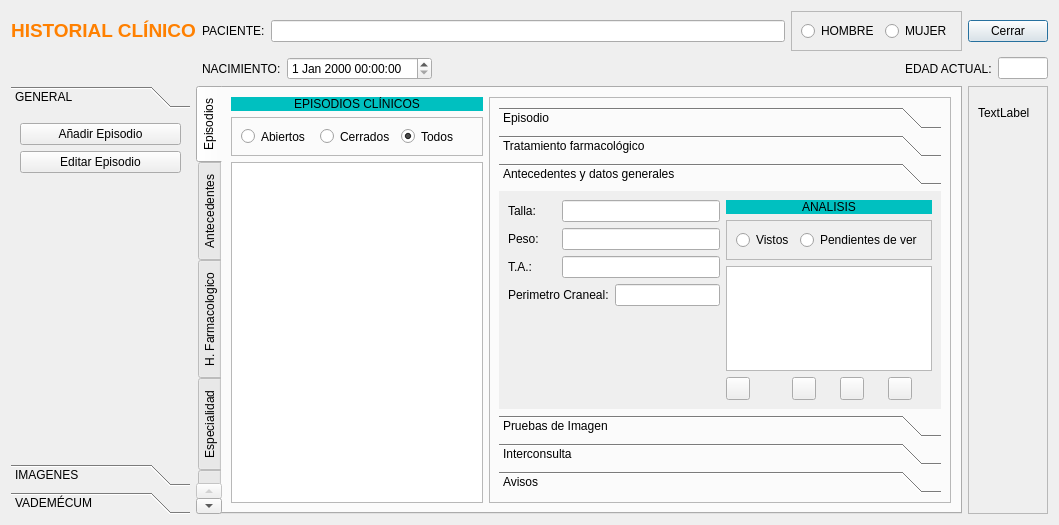
<?xml version="1.0" encoding="UTF-8"?>
<ui version="4.0">
 <class>FrmFichaPaciente</class>
 <widget class="QDialog" name="FrmFichaPaciente">
  <property name="geometry">
   <rect>
    <x>0</x>
    <y>0</y>
    <width>1059</width>
    <height>525</height>
   </rect>
  </property>
  <property name="windowTitle">
   <string>Dialog</string>
  </property>
  <layout class="QGridLayout" name="gridLayout">
   <item row="0" column="3">
    <widget class="QPushButton" name="btnCerrar">
     <property name="text">
      <string>Cerrar</string>
     </property>
     <property name="icon">
      <iconset resource="terra.qrc">
       <normaloff>:/Icons/PNG/Exit.png</normaloff>:/Icons/PNG/Exit.png</iconset>
     </property>
     <property name="iconSize">
      <size>
       <width>24</width>
       <height>24</height>
      </size>
     </property>
    </widget>
   </item>
   <item row="0" column="2">
    <layout class="QHBoxLayout" name="horizontalLayout_3">
     <item>
      <widget class="QLabel" name="label">
       <property name="text">
        <string>PACIENTE:</string>
       </property>
      </widget>
     </item>
     <item>
      <widget class="QLineEdit" name="lineEdit"/>
     </item>
     <item>
      <widget class="QFrame" name="frame">
       <property name="frameShape">
        <enum>QFrame::StyledPanel</enum>
       </property>
       <property name="frameShadow">
        <enum>QFrame::Raised</enum>
       </property>
       <layout class="QHBoxLayout" name="horizontalLayout">
        <item>
         <widget class="QRadioButton" name="radioButton">
          <property name="text">
           <string>HOMBRE</string>
          </property>
         </widget>
        </item>
        <item>
         <widget class="QRadioButton" name="radioButton_2">
          <property name="text">
           <string>MUJER</string>
          </property>
         </widget>
        </item>
       </layout>
      </widget>
     </item>
    </layout>
   </item>
   <item row="2" column="0">
    <widget class="QToolBox" name="toolBox">
     <property name="maximumSize">
      <size>
       <width>214</width>
       <height>16777215</height>
      </size>
     </property>
     <property name="currentIndex">
      <number>0</number>
     </property>
     <widget class="QWidget" name="page">
      <property name="geometry">
       <rect>
        <x>0</x>
        <y>0</y>
        <width>202</width>
        <height>359</height>
       </rect>
      </property>
      <attribute name="label">
       <string>GENERAL</string>
      </attribute>
      <layout class="QVBoxLayout" name="verticalLayout">
       <item>
        <widget class="QPushButton" name="pushButton">
         <property name="text">
          <string>Añadir Episodio</string>
         </property>
         <property name="icon">
          <iconset resource="terra.qrc">
           <normaloff>:/Icons/PNG/add.png</normaloff>:/Icons/PNG/add.png</iconset>
         </property>
         <property name="iconSize">
          <size>
           <width>24</width>
           <height>24</height>
          </size>
         </property>
        </widget>
       </item>
       <item>
        <widget class="QPushButton" name="pushButton_2">
         <property name="text">
          <string>Editar Episodio</string>
         </property>
         <property name="icon">
          <iconset resource="terra.qrc">
           <normaloff>:/Icons/PNG/edit.png</normaloff>:/Icons/PNG/edit.png</iconset>
         </property>
         <property name="iconSize">
          <size>
           <width>24</width>
           <height>24</height>
          </size>
         </property>
        </widget>
       </item>
       <item>
        <spacer name="verticalSpacer">
         <property name="orientation">
          <enum>Qt::Vertical</enum>
         </property>
         <property name="sizeHint" stdset="0">
          <size>
           <width>20</width>
           <height>40</height>
          </size>
         </property>
        </spacer>
       </item>
      </layout>
     </widget>
     <widget class="QWidget" name="page_2">
      <property name="geometry">
       <rect>
        <x>0</x>
        <y>0</y>
        <width>202</width>
        <height>359</height>
       </rect>
      </property>
      <attribute name="label">
       <string>IMAGENES</string>
      </attribute>
     </widget>
     <widget class="QWidget" name="pgeVademecum">
      <property name="geometry">
       <rect>
        <x>0</x>
        <y>0</y>
        <width>202</width>
        <height>359</height>
       </rect>
      </property>
      <attribute name="label">
       <string>VADEMÉCUM</string>
      </attribute>
     </widget>
    </widget>
   </item>
   <item row="1" column="2" colspan="2">
    <layout class="QHBoxLayout" name="horizontalLayout_2">
     <item>
      <widget class="QLabel" name="label_2">
       <property name="text">
        <string>NACIMIENTO:</string>
       </property>
      </widget>
     </item>
     <item>
      <widget class="QDateTimeEdit" name="dateTimeEdit"/>
     </item>
     <item>
      <spacer name="horizontalSpacer">
       <property name="orientation">
        <enum>Qt::Horizontal</enum>
       </property>
       <property name="sizeHint" stdset="0">
        <size>
         <width>40</width>
         <height>20</height>
        </size>
       </property>
      </spacer>
     </item>
     <item>
      <widget class="QLabel" name="label_3">
       <property name="text">
        <string>EDAD ACTUAL:</string>
       </property>
      </widget>
     </item>
     <item>
      <widget class="QLineEdit" name="lineEdit_2">
       <property name="maximumSize">
        <size>
         <width>50</width>
         <height>16777215</height>
        </size>
       </property>
      </widget>
     </item>
    </layout>
   </item>
   <item row="2" column="1" colspan="2">
    <widget class="QTabWidget" name="tabWidget">
     <property name="tabPosition">
      <enum>QTabWidget::West</enum>
     </property>
     <property name="currentIndex">
      <number>0</number>
     </property>
     <widget class="QWidget" name="tab">
      <attribute name="title">
       <string>Episodios</string>
      </attribute>
      <layout class="QGridLayout" name="gridLayout_2">
       <item row="2" column="0">
        <widget class="QTableView" name="tableView"/>
       </item>
       <item row="0" column="0">
        <widget class="QLabel" name="label_4">
         <property name="styleSheet">
          <string notr="true">background-color: rgb(0, 192, 192);</string>
         </property>
         <property name="text">
          <string>EPISODIOS CLÍNICOS</string>
         </property>
         <property name="alignment">
          <set>Qt::AlignCenter</set>
         </property>
        </widget>
       </item>
       <item row="1" column="0">
        <widget class="QFrame" name="frame_4">
         <property name="minimumSize">
          <size>
           <width>0</width>
           <height>23</height>
          </size>
         </property>
         <property name="frameShape">
          <enum>QFrame::StyledPanel</enum>
         </property>
         <property name="frameShadow">
          <enum>QFrame::Raised</enum>
         </property>
         <layout class="QHBoxLayout" name="horizontalLayout_4">
          <item>
           <widget class="QRadioButton" name="radioButton_3">
            <property name="text">
             <string>Abiertos</string>
            </property>
            <property name="checked">
             <bool>false</bool>
            </property>
           </widget>
          </item>
          <item>
           <widget class="QRadioButton" name="radioButton_4">
            <property name="text">
             <string>Cerrados</string>
            </property>
           </widget>
          </item>
          <item>
           <widget class="QRadioButton" name="radioButton_5">
            <property name="text">
             <string>Todos</string>
            </property>
            <property name="checked">
             <bool>true</bool>
            </property>
           </widget>
          </item>
         </layout>
        </widget>
       </item>
       <item row="0" column="1" rowspan="3">
        <widget class="QFrame" name="frame_3">
         <property name="minimumSize">
          <size>
           <width>459</width>
           <height>0</height>
          </size>
         </property>
         <property name="frameShape">
          <enum>QFrame::StyledPanel</enum>
         </property>
         <property name="frameShadow">
          <enum>QFrame::Raised</enum>
         </property>
         <layout class="QGridLayout" name="gridLayout_4">
          <item row="0" column="1">
           <widget class="QToolBox" name="toolBox_2">
            <property name="currentIndex">
             <number>2</number>
            </property>
            <widget class="QWidget" name="page_3">
             <property name="geometry">
              <rect>
               <x>0</x>
               <y>0</y>
               <width>443</width>
               <height>243</height>
              </rect>
             </property>
             <attribute name="label">
              <string>Episodio</string>
             </attribute>
             <layout class="QGridLayout" name="gridLayout_3">
              <item row="0" column="1">
               <widget class="QPushButton" name="pushButton_4">
                <property name="minimumSize">
                 <size>
                  <width>0</width>
                  <height>26</height>
                 </size>
                </property>
                <property name="text">
                 <string>Privatizar Episodio</string>
                </property>
                <property name="icon">
                 <iconset resource="terra.qrc">
                  <normaloff>:/Icons/PNG/cierrecaja.png</normaloff>:/Icons/PNG/cierrecaja.png</iconset>
                </property>
               </widget>
              </item>
              <item row="1" column="0">
               <layout class="QHBoxLayout" name="horizontalLayout_5">
                <item>
                 <widget class="QLabel" name="label_5">
                  <property name="text">
                   <string>Fecha:</string>
                  </property>
                 </widget>
                </item>
                <item>
                 <widget class="QDateEdit" name="dateEdit">
                  <property name="displayFormat">
                   <string>dd/MM/yyyy</string>
                  </property>
                  <property name="calendarPopup">
                   <bool>true</bool>
                  </property>
                 </widget>
                </item>
               </layout>
              </item>
              <item row="1" column="1">
               <layout class="QHBoxLayout" name="horizontalLayout_6">
                <item>
                 <widget class="QLabel" name="label_7">
                  <property name="text">
                   <string>CIE:</string>
                  </property>
                 </widget>
                </item>
                <item>
                 <widget class="QPushButton" name="pushButton_3">
                  <property name="text">
                   <string/>
                  </property>
                  <property name="icon">
                   <iconset resource="terra.qrc">
                    <normaloff>:/Icons/PNG/search.png</normaloff>:/Icons/PNG/search.png</iconset>
                  </property>
                 </widget>
                </item>
                <item>
                 <widget class="QLineEdit" name="txtCIE"/>
                </item>
               </layout>
              </item>
              <item row="2" column="0" colspan="2">
               <widget class="QTextEdit" name="txtEpisodio"/>
              </item>
             </layout>
            </widget>
            <widget class="QWidget" name="page_4">
             <property name="geometry">
              <rect>
               <x>0</x>
               <y>0</y>
               <width>443</width>
               <height>243</height>
              </rect>
             </property>
             <attribute name="label">
              <string>Tratamiento farmacológico</string>
             </attribute>
             <layout class="QGridLayout" name="gridLayout_7">
              <item row="0" column="0">
               <layout class="QGridLayout" name="gridLayout_6">
                <item row="2" column="2">
                 <widget class="QToolButton" name="toolButton_3">
                  <property name="toolTip">
                   <string>Documentación Fármaco</string>
                  </property>
                  <property name="text">
                   <string/>
                  </property>
                  <property name="icon">
                   <iconset resource="terra.qrc">
                    <normaloff>:/Icons/PNG/Pills.png</normaloff>:/Icons/PNG/Pills.png</iconset>
                  </property>
                 </widget>
                </item>
                <item row="2" column="1">
                 <widget class="QToolButton" name="toolButton_2">
                  <property name="toolTip">
                   <string>Borrar Farmacología</string>
                  </property>
                  <property name="text">
                   <string/>
                  </property>
                  <property name="icon">
                   <iconset resource="terra.qrc">
                    <normaloff>:/Icons/PNG/delete.png</normaloff>:/Icons/PNG/delete.png</iconset>
                  </property>
                 </widget>
                </item>
                <item row="2" column="0">
                 <widget class="QToolButton" name="toolButton">
                  <property name="toolTip">
                   <string>Nuevo fármaco</string>
                  </property>
                  <property name="text">
                   <string/>
                  </property>
                  <property name="icon">
                   <iconset resource="terra.qrc">
                    <normaloff>:/Icons/PNG/add.png</normaloff>:/Icons/PNG/add.png</iconset>
                  </property>
                 </widget>
                </item>
                <item row="2" column="3">
                 <spacer name="horizontalSpacer_2">
                  <property name="orientation">
                   <enum>Qt::Horizontal</enum>
                  </property>
                  <property name="sizeHint" stdset="0">
                   <size>
                    <width>40</width>
                    <height>20</height>
                   </size>
                  </property>
                 </spacer>
                </item>
                <item row="1" column="0" colspan="4">
                 <widget class="QListWidget" name="listWidget"/>
                </item>
                <item row="0" column="0" colspan="4">
                 <widget class="QLabel" name="label_11">
                  <property name="styleSheet">
                   <string notr="true">background-color: rgb(0, 192, 192);</string>
                  </property>
                  <property name="text">
                   <string>MEDICAMENTOS</string>
                  </property>
                  <property name="alignment">
                   <set>Qt::AlignCenter</set>
                  </property>
                 </widget>
                </item>
               </layout>
              </item>
              <item row="0" column="1">
               <layout class="QGridLayout" name="gridLayout_5">
                <item row="0" column="0">
                 <widget class="QLabel" name="label_8">
                  <property name="text">
                   <string>Inicio tratamiento:</string>
                  </property>
                 </widget>
                </item>
                <item row="0" column="1">
                 <widget class="QDateEdit" name="dateEdit_2">
                  <property name="displayFormat">
                   <string>dd/MM/yyyy</string>
                  </property>
                  <property name="calendarPopup">
                   <bool>true</bool>
                  </property>
                 </widget>
                </item>
                <item row="1" column="0">
                 <widget class="QLabel" name="label_9">
                  <property name="text">
                   <string>Posología recomendada:</string>
                  </property>
                 </widget>
                </item>
                <item row="1" column="1">
                 <widget class="QLineEdit" name="lineEdit_3"/>
                </item>
                <item row="2" column="0">
                 <widget class="QLabel" name="label_10">
                  <property name="maximumSize">
                   <size>
                    <width>16777215</width>
                    <height>15</height>
                   </size>
                  </property>
                  <property name="text">
                   <string>Comentarios:</string>
                  </property>
                 </widget>
                </item>
                <item row="3" column="0" colspan="2">
                 <widget class="QTextEdit" name="textEdit"/>
                </item>
               </layout>
              </item>
             </layout>
            </widget>
            <widget class="QWidget" name="page_5">
             <property name="geometry">
              <rect>
               <x>0</x>
               <y>0</y>
               <width>445</width>
               <height>243</height>
              </rect>
             </property>
             <attribute name="label">
              <string>Antecedentes y datos generales</string>
             </attribute>
             <layout class="QGridLayout" name="gridLayout_10">
              <item row="0" column="0">
               <layout class="QGridLayout" name="gridLayout_9">
                <item row="0" column="0">
                 <widget class="QLabel" name="label_13">
                  <property name="text">
                   <string>Talla:</string>
                  </property>
                 </widget>
                </item>
                <item row="0" column="1" colspan="2">
                 <widget class="QLineEdit" name="lineEdit_4"/>
                </item>
                <item row="1" column="0">
                 <widget class="QLabel" name="label_14">
                  <property name="text">
                   <string>Peso:</string>
                  </property>
                 </widget>
                </item>
                <item row="1" column="1" colspan="2">
                 <widget class="QLineEdit" name="lineEdit_5"/>
                </item>
                <item row="2" column="0">
                 <widget class="QLabel" name="label_15">
                  <property name="text">
                   <string>T.A.:</string>
                  </property>
                 </widget>
                </item>
                <item row="2" column="1" colspan="2">
                 <widget class="QLineEdit" name="lineEdit_6"/>
                </item>
                <item row="3" column="0" colspan="2">
                 <widget class="QLabel" name="label_16">
                  <property name="text">
                   <string>Perimetro Craneal:</string>
                  </property>
                 </widget>
                </item>
                <item row="3" column="2">
                 <widget class="QLineEdit" name="lineEdit_7"/>
                </item>
               </layout>
              </item>
              <item row="0" column="1" rowspan="2">
               <layout class="QGridLayout" name="gridLayout_8">
                <item row="0" column="0" colspan="4">
                 <widget class="QLabel" name="label_12">
                  <property name="styleSheet">
                   <string notr="true">background-color: rgb(0, 192, 192);</string>
                  </property>
                  <property name="text">
                   <string>ANALISIS</string>
                  </property>
                  <property name="alignment">
                   <set>Qt::AlignCenter</set>
                  </property>
                 </widget>
                </item>
                <item row="1" column="0" colspan="4">
                 <widget class="QFrame" name="frame_5">
                  <property name="frameShape">
                   <enum>QFrame::StyledPanel</enum>
                  </property>
                  <property name="frameShadow">
                   <enum>QFrame::Raised</enum>
                  </property>
                  <layout class="QHBoxLayout" name="horizontalLayout_7">
                   <item>
                    <widget class="QRadioButton" name="radioButton_6">
                     <property name="text">
                      <string>Vistos</string>
                     </property>
                     <property name="checked">
                      <bool>false</bool>
                     </property>
                    </widget>
                   </item>
                   <item>
                    <widget class="QRadioButton" name="radioButton_7">
                     <property name="text">
                      <string>Pendientes de ver</string>
                     </property>
                     <property name="checked">
                      <bool>false</bool>
                     </property>
                    </widget>
                   </item>
                  </layout>
                 </widget>
                </item>
                <item row="2" column="0" colspan="4">
                 <widget class="QColumnView" name="columnView"/>
                </item>
                <item row="3" column="0">
                 <widget class="QToolButton" name="toolButton_4">
                  <property name="toolTip">
                   <string>Añadir tratamiento</string>
                  </property>
                  <property name="text">
                   <string/>
                  </property>
                  <property name="icon">
                   <iconset resource="terra.qrc">
                    <normaloff>:/Icons/PNG/add.png</normaloff>:/Icons/PNG/add.png</iconset>
                  </property>
                 </widget>
                </item>
                <item row="3" column="1">
                 <widget class="QToolButton" name="toolButton_5">
                  <property name="toolTip">
                   <string>Borrar Tratamiento (Requiere contraseña de administrador)</string>
                  </property>
                  <property name="text">
                   <string/>
                  </property>
                  <property name="icon">
                   <iconset resource="terra.qrc">
                    <normaloff>:/Icons/PNG/delete.png</normaloff>:/Icons/PNG/delete.png</iconset>
                  </property>
                 </widget>
                </item>
                <item row="3" column="2">
                 <widget class="QToolButton" name="toolButton_6">
                  <property name="toolTip">
                   <string>Ver Analisis</string>
                  </property>
                  <property name="text">
                   <string/>
                  </property>
                  <property name="icon">
                   <iconset resource="terra.qrc">
                    <normaloff>:/Icons/PNG/TestTubes.png</normaloff>:/Icons/PNG/TestTubes.png</iconset>
                  </property>
                 </widget>
                </item>
                <item row="3" column="3">
                 <widget class="QToolButton" name="toolButton_7">
                  <property name="toolTip">
                   <string>Importar Analisis</string>
                  </property>
                  <property name="text">
                   <string/>
                  </property>
                  <property name="icon">
                   <iconset resource="terra.qrc">
                    <normaloff>:/Icons/PNG/importar.png</normaloff>:/Icons/PNG/importar.png</iconset>
                  </property>
                 </widget>
                </item>
               </layout>
              </item>
              <item row="1" column="0">
               <spacer name="verticalSpacer_2">
                <property name="orientation">
                 <enum>Qt::Vertical</enum>
                </property>
                <property name="sizeHint" stdset="0">
                 <size>
                  <width>20</width>
                  <height>122</height>
                 </size>
                </property>
               </spacer>
              </item>
             </layout>
            </widget>
            <widget class="QWidget" name="page_6">
             <property name="geometry">
              <rect>
               <x>0</x>
               <y>0</y>
               <width>443</width>
               <height>243</height>
              </rect>
             </property>
             <attribute name="label">
              <string>Pruebas de Imagen</string>
             </attribute>
             <layout class="QGridLayout" name="gridLayout_12">
              <item row="0" column="0">
               <widget class="QLabel" name="label_18">
                <property name="text">
                 <string/>
                </property>
                <property name="pixmap">
                 <pixmap resource="terra.qrc">:/Icons/jpg/rx.jpg</pixmap>
                </property>
               </widget>
              </item>
              <item row="0" column="1">
               <layout class="QGridLayout" name="gridLayout_11">
                <item row="0" column="0" colspan="4">
                 <widget class="QLabel" name="label_17">
                  <property name="styleSheet">
                   <string notr="true">background-color: rgb(0, 192, 192);</string>
                  </property>
                  <property name="text">
                   <string>REGISTRO DE PRUEBAS DE IMÁGEN</string>
                  </property>
                  <property name="alignment">
                   <set>Qt::AlignCenter</set>
                  </property>
                 </widget>
                </item>
                <item row="1" column="0" colspan="4">
                 <widget class="QFrame" name="frame_6">
                  <property name="frameShape">
                   <enum>QFrame::StyledPanel</enum>
                  </property>
                  <property name="frameShadow">
                   <enum>QFrame::Raised</enum>
                  </property>
                  <layout class="QHBoxLayout" name="horizontalLayout_8">
                   <item>
                    <widget class="QRadioButton" name="radioButton_8">
                     <property name="text">
                      <string>Vistos</string>
                     </property>
                     <property name="checked">
                      <bool>false</bool>
                     </property>
                    </widget>
                   </item>
                   <item>
                    <widget class="QRadioButton" name="radioButton_9">
                     <property name="text">
                      <string>Pendientes de ver</string>
                     </property>
                     <property name="checked">
                      <bool>false</bool>
                     </property>
                    </widget>
                   </item>
                  </layout>
                 </widget>
                </item>
                <item row="2" column="0" colspan="4">
                 <widget class="QColumnView" name="columnView_2"/>
                </item>
                <item row="3" column="0">
                 <widget class="QToolButton" name="toolButton_8">
                  <property name="toolTip">
                   <string>Añadir tratamiento</string>
                  </property>
                  <property name="text">
                   <string/>
                  </property>
                  <property name="icon">
                   <iconset resource="terra.qrc">
                    <normaloff>:/Icons/PNG/add.png</normaloff>:/Icons/PNG/add.png</iconset>
                  </property>
                 </widget>
                </item>
                <item row="3" column="1">
                 <widget class="QToolButton" name="toolButton_9">
                  <property name="toolTip">
                   <string>Borrar Tratamiento (Requiere contraseña de administrador)</string>
                  </property>
                  <property name="text">
                   <string/>
                  </property>
                  <property name="icon">
                   <iconset resource="terra.qrc">
                    <normaloff>:/Icons/PNG/delete.png</normaloff>:/Icons/PNG/delete.png</iconset>
                  </property>
                 </widget>
                </item>
                <item row="3" column="2">
                 <widget class="QToolButton" name="toolButton_10">
                  <property name="toolTip">
                   <string>Ver Imagen</string>
                  </property>
                  <property name="text">
                   <string/>
                  </property>
                  <property name="icon">
                   <iconset resource="terra.qrc">
                    <normaloff>:/Icons/PNG/XRay.png</normaloff>:/Icons/PNG/XRay.png</iconset>
                  </property>
                 </widget>
                </item>
                <item row="3" column="3">
                 <widget class="QToolButton" name="toolButton_11">
                  <property name="toolTip">
                   <string>Importar Analisis</string>
                  </property>
                  <property name="text">
                   <string/>
                  </property>
                  <property name="icon">
                   <iconset resource="terra.qrc">
                    <normaloff>:/Icons/PNG/importar.png</normaloff>:/Icons/PNG/importar.png</iconset>
                  </property>
                 </widget>
                </item>
               </layout>
              </item>
             </layout>
            </widget>
            <widget class="QWidget" name="page_7">
             <property name="geometry">
              <rect>
               <x>0</x>
               <y>-55</y>
               <width>430</width>
               <height>298</height>
              </rect>
             </property>
             <attribute name="label">
              <string>Interconsulta</string>
             </attribute>
             <layout class="QGridLayout" name="gridLayout_15">
              <item row="0" column="0" colspan="2">
               <widget class="QFrame" name="frame_8">
                <property name="frameShape">
                 <enum>QFrame::StyledPanel</enum>
                </property>
                <property name="frameShadow">
                 <enum>QFrame::Raised</enum>
                </property>
                <layout class="QGridLayout" name="gridLayout_14">
                 <item row="0" column="0">
                  <widget class="QLabel" name="label_22">
                   <property name="text">
                    <string>Derivar a Dr/a:</string>
                   </property>
                  </widget>
                 </item>
                 <item row="0" column="1" colspan="3">
                  <widget class="QLineEdit" name="lineEdit_8"/>
                 </item>
                 <item row="1" column="0" colspan="2">
                  <widget class="QLabel" name="label_23">
                   <property name="text">
                    <string>Motivo interconsulta:</string>
                   </property>
                  </widget>
                 </item>
                 <item row="1" column="2">
                  <widget class="QComboBox" name="comboBox"/>
                 </item>
                 <item row="1" column="3">
                  <widget class="QToolButton" name="toolButton_16">
                   <property name="toolTip">
                    <string>&lt;html&gt;&lt;head/&gt;&lt;body&gt;&lt;p&gt;Añadir motivo interconsulta&lt;/p&gt;&lt;/body&gt;&lt;/html&gt;</string>
                   </property>
                   <property name="text">
                    <string/>
                   </property>
                   <property name="icon">
                    <iconset resource="terra.qrc">
                     <normaloff>:/Icons/PNG/add.png</normaloff>:/Icons/PNG/add.png</iconset>
                   </property>
                  </widget>
                 </item>
                </layout>
               </widget>
              </item>
              <item row="1" column="0">
               <layout class="QVBoxLayout" name="verticalLayout_2">
                <item>
                 <widget class="QLabel" name="label_20">
                  <property name="text">
                   <string>Petición</string>
                  </property>
                 </widget>
                </item>
                <item>
                 <widget class="QTextEdit" name="textEdit_2"/>
                </item>
                <item>
                 <widget class="QLabel" name="label_21">
                  <property name="text">
                   <string>Respuesta</string>
                  </property>
                 </widget>
                </item>
                <item>
                 <widget class="QTextEdit" name="textEdit_3"/>
                </item>
               </layout>
              </item>
              <item row="1" column="1">
               <layout class="QGridLayout" name="gridLayout_13">
                <item row="3" column="0">
                 <widget class="QToolButton" name="toolButton_12">
                  <property name="toolTip">
                   <string>Añadir tratamiento</string>
                  </property>
                  <property name="text">
                   <string/>
                  </property>
                  <property name="icon">
                   <iconset resource="terra.qrc">
                    <normaloff>:/Icons/PNG/add.png</normaloff>:/Icons/PNG/add.png</iconset>
                  </property>
                 </widget>
                </item>
                <item row="3" column="3">
                 <widget class="QToolButton" name="toolButton_15">
                  <property name="toolTip">
                   <string>Importar Analisis</string>
                  </property>
                  <property name="text">
                   <string/>
                  </property>
                  <property name="icon">
                   <iconset resource="terra.qrc">
                    <normaloff>:/Icons/PNG/importar.png</normaloff>:/Icons/PNG/importar.png</iconset>
                  </property>
                 </widget>
                </item>
                <item row="0" column="0" colspan="4">
                 <widget class="QLabel" name="label_19">
                  <property name="styleSheet">
                   <string notr="true">background-color: rgb(0, 192, 192);</string>
                  </property>
                  <property name="text">
                   <string>INTERCONSULTAS</string>
                  </property>
                  <property name="alignment">
                   <set>Qt::AlignCenter</set>
                  </property>
                 </widget>
                </item>
                <item row="3" column="2">
                 <widget class="QToolButton" name="toolButton_14">
                  <property name="toolTip">
                   <string>Ver Analisis</string>
                  </property>
                  <property name="text">
                   <string/>
                  </property>
                  <property name="icon">
                   <iconset resource="terra.qrc">
                    <normaloff>:/Icons/PNG/TestTubes.png</normaloff>:/Icons/PNG/TestTubes.png</iconset>
                  </property>
                 </widget>
                </item>
                <item row="1" column="0" colspan="4">
                 <widget class="QFrame" name="frame_7">
                  <property name="frameShape">
                   <enum>QFrame::StyledPanel</enum>
                  </property>
                  <property name="frameShadow">
                   <enum>QFrame::Raised</enum>
                  </property>
                  <layout class="QHBoxLayout" name="horizontalLayout_9">
                   <item>
                    <widget class="QRadioButton" name="radioButton_10">
                     <property name="text">
                      <string>Vistos</string>
                     </property>
                     <property name="checked">
                      <bool>false</bool>
                     </property>
                    </widget>
                   </item>
                   <item>
                    <widget class="QRadioButton" name="radioButton_11">
                     <property name="text">
                      <string>Pendientes de ver</string>
                     </property>
                     <property name="checked">
                      <bool>false</bool>
                     </property>
                    </widget>
                   </item>
                  </layout>
                 </widget>
                </item>
                <item row="2" column="0" colspan="4">
                 <widget class="QColumnView" name="columnView_3"/>
                </item>
                <item row="3" column="1">
                 <widget class="QToolButton" name="toolButton_13">
                  <property name="toolTip">
                   <string>Borrar Tratamiento (Requiere contraseña de administrador)</string>
                  </property>
                  <property name="text">
                   <string/>
                  </property>
                  <property name="icon">
                   <iconset resource="terra.qrc">
                    <normaloff>:/Icons/PNG/delete.png</normaloff>:/Icons/PNG/delete.png</iconset>
                  </property>
                 </widget>
                </item>
               </layout>
              </item>
             </layout>
            </widget>
            <widget class="QWidget" name="page_8">
             <property name="geometry">
              <rect>
               <x>0</x>
               <y>0</y>
               <width>445</width>
               <height>243</height>
              </rect>
             </property>
             <attribute name="label">
              <string>Avisos</string>
             </attribute>
             <layout class="QGridLayout" name="gridLayout_18">
              <item row="0" column="0">
               <layout class="QGridLayout" name="gridLayout_16">
                <item row="1" column="0" colspan="3">
                 <widget class="QColumnView" name="columnView_4"/>
                </item>
                <item row="2" column="1">
                 <widget class="QToolButton" name="toolButton_20">
                  <property name="toolTip">
                   <string>Borrar Tratamiento (Requiere contraseña de administrador)</string>
                  </property>
                  <property name="text">
                   <string/>
                  </property>
                  <property name="icon">
                   <iconset resource="terra.qrc">
                    <normaloff>:/Icons/PNG/delete.png</normaloff>:/Icons/PNG/delete.png</iconset>
                  </property>
                 </widget>
                </item>
                <item row="0" column="0" colspan="3">
                 <widget class="QLabel" name="label_24">
                  <property name="styleSheet">
                   <string notr="true">background-color: rgb(0, 192, 192);</string>
                  </property>
                  <property name="text">
                   <string>AVISOS</string>
                  </property>
                  <property name="alignment">
                   <set>Qt::AlignCenter</set>
                  </property>
                 </widget>
                </item>
                <item row="2" column="0">
                 <widget class="QToolButton" name="toolButton_17">
                  <property name="toolTip">
                   <string>Añadir tratamiento</string>
                  </property>
                  <property name="text">
                   <string/>
                  </property>
                  <property name="icon">
                   <iconset resource="terra.qrc">
                    <normaloff>:/Icons/PNG/add.png</normaloff>:/Icons/PNG/add.png</iconset>
                  </property>
                 </widget>
                </item>
               </layout>
              </item>
              <item row="0" column="1">
               <layout class="QGridLayout" name="gridLayout_17">
                <item row="0" column="0">
                 <widget class="QLabel" name="label_25">
                  <property name="text">
                   <string>Motivo aviso:</string>
                  </property>
                 </widget>
                </item>
                <item row="0" column="1">
                 <widget class="QLineEdit" name="lineEdit_9"/>
                </item>
                <item row="1" column="0">
                 <widget class="QLabel" name="label_26">
                  <property name="text">
                   <string>Avisar desde:</string>
                  </property>
                 </widget>
                </item>
                <item row="1" column="1">
                 <widget class="QDateEdit" name="dateEdit_3">
                  <property name="date">
                   <date>
                    <year>2012</year>
                    <month>10</month>
                    <day>1</day>
                   </date>
                  </property>
                  <property name="displayFormat">
                   <string>dd/MM/yyyy</string>
                  </property>
                 </widget>
                </item>
                <item row="2" column="0">
                 <widget class="QLabel" name="label_27">
                  <property name="text">
                   <string>Texto Aviso:</string>
                  </property>
                 </widget>
                </item>
                <item row="3" column="0" colspan="2">
                 <widget class="QTextEdit" name="textEdit_4"/>
                </item>
               </layout>
              </item>
             </layout>
            </widget>
           </widget>
          </item>
         </layout>
        </widget>
       </item>
      </layout>
     </widget>
     <widget class="QWidget" name="tab_7">
      <attribute name="title">
       <string>Antecedentes</string>
      </attribute>
     </widget>
     <widget class="QWidget" name="tab_3">
      <attribute name="title">
       <string>H. Farmacologico</string>
      </attribute>
     </widget>
     <widget class="QWidget" name="tab_4">
      <attribute name="title">
       <string>Especialidad</string>
      </attribute>
     </widget>
     <widget class="QWidget" name="tab_6">
      <attribute name="title">
       <string>D. Imagen</string>
      </attribute>
     </widget>
     <widget class="QWidget" name="tab_5">
      <attribute name="title">
       <string>Vademécum</string>
      </attribute>
     </widget>
    </widget>
   </item>
   <item row="2" column="3">
    <widget class="QFrame" name="frame_2">
     <property name="frameShape">
      <enum>QFrame::StyledPanel</enum>
     </property>
     <property name="frameShadow">
      <enum>QFrame::Raised</enum>
     </property>
     <widget class="QLabel" name="label_6">
      <property name="geometry">
       <rect>
        <x>10</x>
        <y>20</y>
        <width>57</width>
        <height>14</height>
       </rect>
      </property>
      <property name="text">
       <string>TextLabel</string>
      </property>
     </widget>
    </widget>
   </item>
   <item row="0" column="0" colspan="2">
    <widget class="QLabel" name="label_36">
     <property name="text">
      <string>&lt;html&gt;&lt;head/&gt;&lt;body&gt;&lt;p&gt;&lt;span style=&quot; font-size:14pt; font-weight:600; color:#ff8000;&quot;&gt;HISTORIAL CLÍNICO&lt;/span&gt;&lt;/p&gt;&lt;/body&gt;&lt;/html&gt;</string>
     </property>
     <property name="alignment">
      <set>Qt::AlignCenter</set>
     </property>
    </widget>
   </item>
  </layout>
 </widget>
 <resources>
  <include location="terra.qrc"/>
 </resources>
 <connections>
  <connection>
   <sender>btnCerrar</sender>
   <signal>clicked()</signal>
   <receiver>FrmFichaPaciente</receiver>
   <slot>close()</slot>
   <hints>
    <hint type="sourcelabel">
     <x>1004</x>
     <y>26</y>
    </hint>
    <hint type="destinationlabel">
     <x>1014</x>
     <y>43</y>
    </hint>
   </hints>
  </connection>
 </connections>
</ui>
